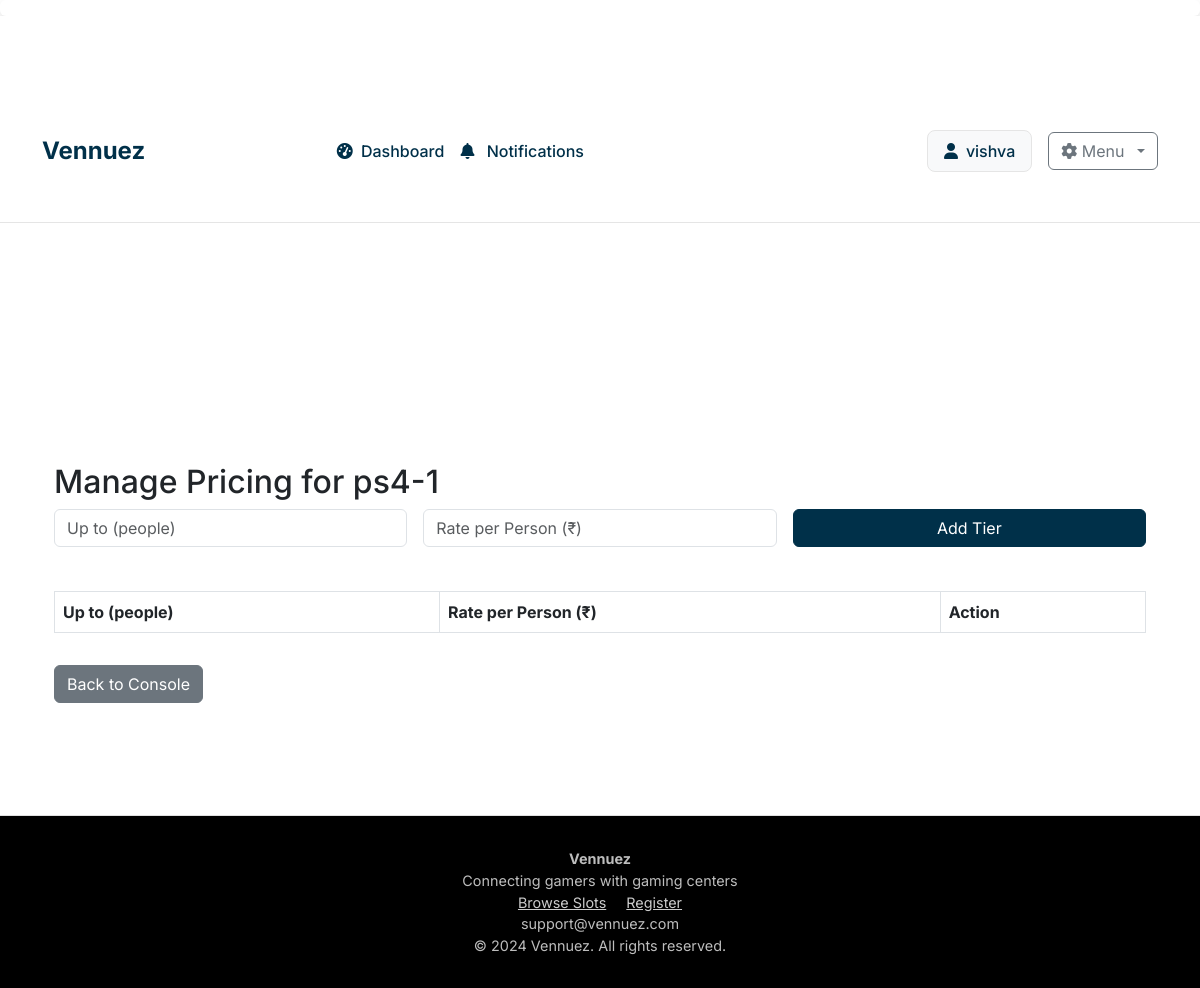
Before: /console/1/pricing (signed in) with the older database file.
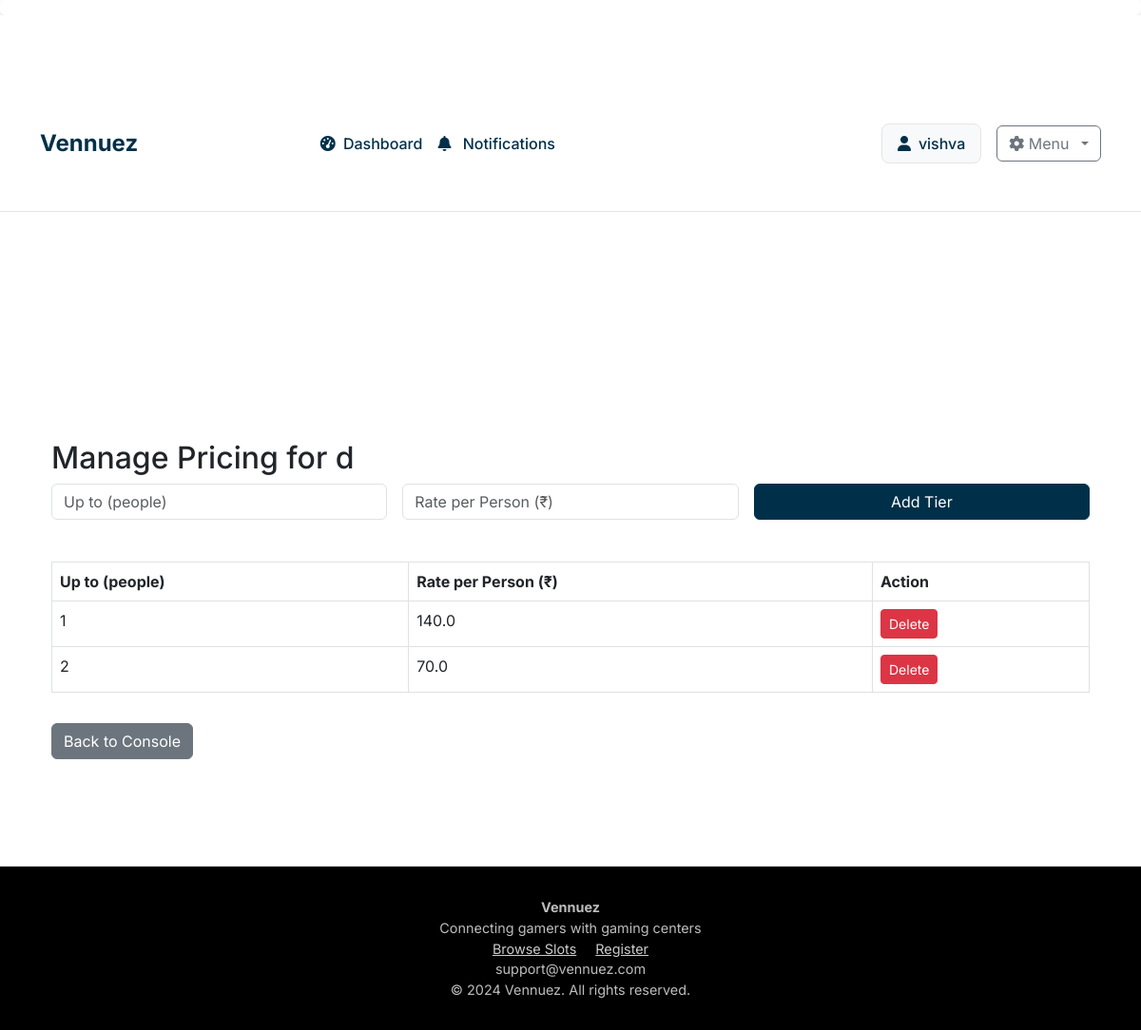
After: the same page with the newer database file.
### models.py (models this page shows, shortened)
class Console(db.Model):
    __tablename__ = 'consoles'
    id = db.Column(db.Integer, primary_key=True)
    name = db.Column(db.String(100), nullable=False)
    console_type = db.Column(db.String(50), nullable=False)
    hourly_rate = db.Column(db.Float, nullable=False)  # Rate per person per hour
    is_available = db.Column(db.Boolean, default=True)
    created_at = db.Column(db.DateTime, default=datetime.utcnow)
    owner_id = db.Column(db.Integer, db.ForeignKey('owners.id'), nullable=False)
    slots = db.relationship('TimeSlot', backref='console', lazy=True, cascade='all, delete-orphan')

class ConsolePricingTier(db.Model):
    __tablename__ = 'console_pricing_tiers'
    id = db.Column(db.Integer, primary_key=True)
    console_id = db.Column(db.Integer, db.ForeignKey('consoles.id'), nullable=False)
    max_people = db.Column(db.Integer, nullable=False)
    rate_per_person = db.Column(db.Float, nullable=False)

### routes.py (the view, shortened to what this page needs)
@app.route('/console/<int:console_id>/pricing', methods=['GET', 'POST'])
@login_required
def manage_pricing(console_id):
    console = Console.query.get_or_404(console_id)
    if not current_user.is_authenticated or (isinstance(current_user, Owner) and console.owner_id != current_user.id):
        flash('You are not authorized to manage pricing for this console.', 'danger')
        return redirect(url_for('owner_dashboard'))
    pricing_tiers = ConsolePricingTier.query.filter_by(console_id=console_id).all()
    return render_template('manage_pricing.html', console=console, pricing_tiers=pricing_tiers)

### app.py (called while the page is built)
@login_manager.user_loader
def load_user(user_id):
    from models import Owner, User
    from flask import session
    user_type = session.get('user_type')
    if user_type == 'owner':
        return Owner.query.get(int(user_id))
    elif user_type == 'user':
        return User.query.get(int(user_id))
    return None

@app.before_request
def show_user_flash_notifications():
    if current_user.is_authenticated and hasattr(current_user, 'id'):
        notifs = UserNotification.query.filter_by(
            user_id=current_user.id,
            is_flash=True,
            is_read=False
        ).all()
        for notif in notifs:
            flash(notif.message, "info")
            notif.is_flash = False
            notif.is_read = True
        if notifs:
            db.session.commit()

### templates/manage_pricing.html (shortened to what this page needs)
{% extends "base.html" %}
{% block content %}
<div class="container mt-4">
    <h2>Manage Pricing for {{ console.name }}</h2>
    <form method="POST" class="row g-3 mb-4">
        <div class="col-md-4">
            <input type="number" name="max_people" class="form-control" placeholder="Up to (people)" min="1" required>
        </div>
        <div class="col-md-4">
            <input type="number" name="rate_per_person" class="form-control" placeholder="Rate per Person (₹)" step="0.01" min="0" required>
        </div>
        <div class="col-md-4">
            <button type="submit" class="btn btn-primary w-100">Add Tier</button>
        </div>
    </form>
    <table class="table table-bordered">
        <thead>
            <tr>
                <th>Up to (people)</th>
                <th>Rate per Person (₹)</th>
                <th>Action</th>
            </tr>
        </thead>
        <tbody>
            {% for tier in pricing_tiers %}
            <tr>
                <td>{{ tier.max_people }}</td>
                <td>{{ tier.rate_per_person }}</td>
                <td>
                    <form method="POST" action="{{ url_for('delete_pricing_tier', console_id=console.id, tier_id=tier.id) }}" style="display:inline;">
                        <button type="submit" class="btn btn-danger btn-sm" onclick="return confirm('Delete this pricing tier?');">Delete</button>
                    </form>
                </td>
            </tr>
            {% endfor %}
        </tbody>
    </table>
    <a href="{{ url_for('console_details', console_id=console.id) }}" class="btn btn-secondary mt-3">Back to Console</a>
</div>
{% endblock %}

Changed rows visible on the page:
changed Console: name "ps4-1" → "d"
now on this page (row edited): ConsolePricingTier: max_people "1", rate_per_person "140.0"
now on this page (row edited): ConsolePricingTier: max_people "2", rate_per_person "70.0"
